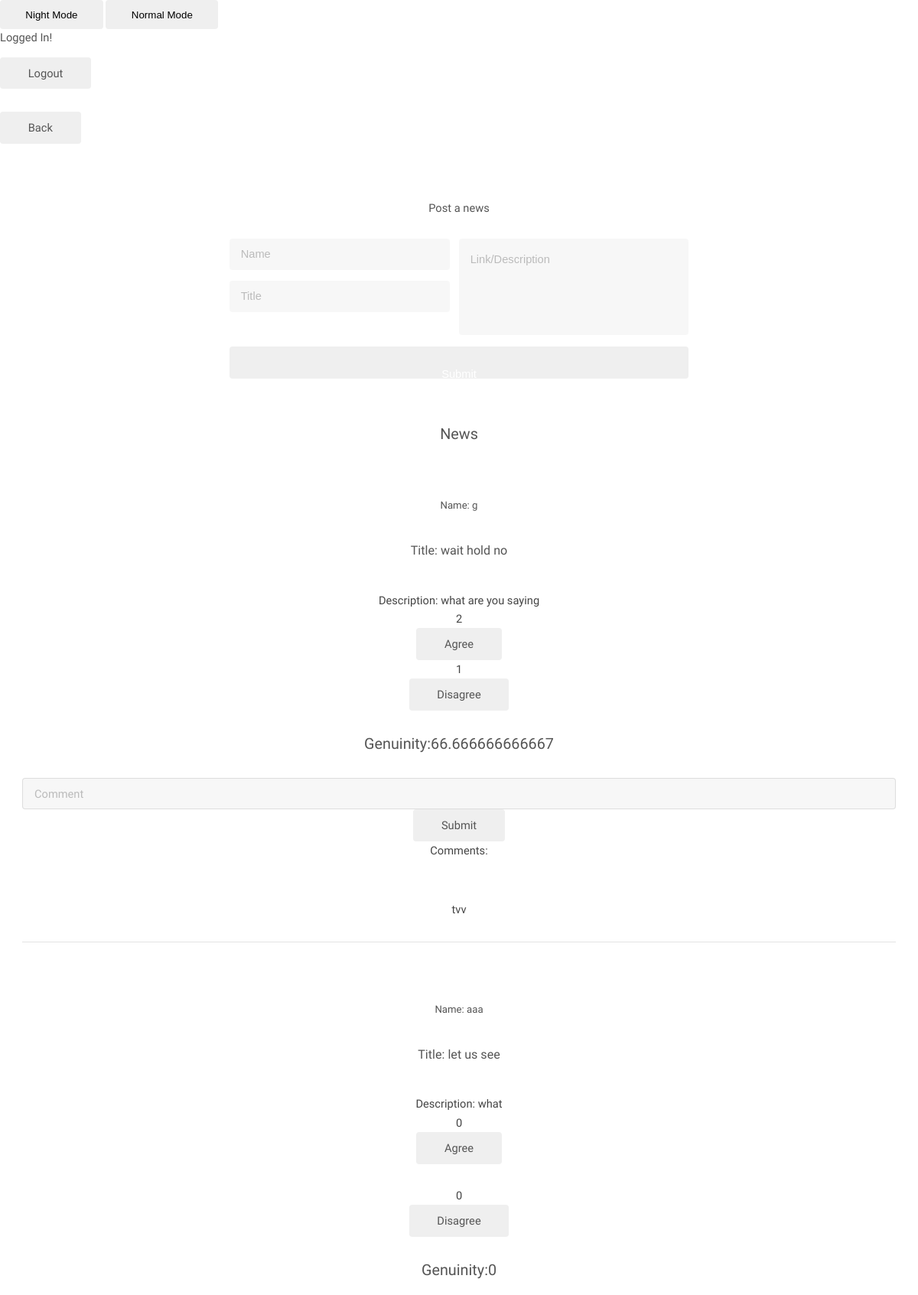
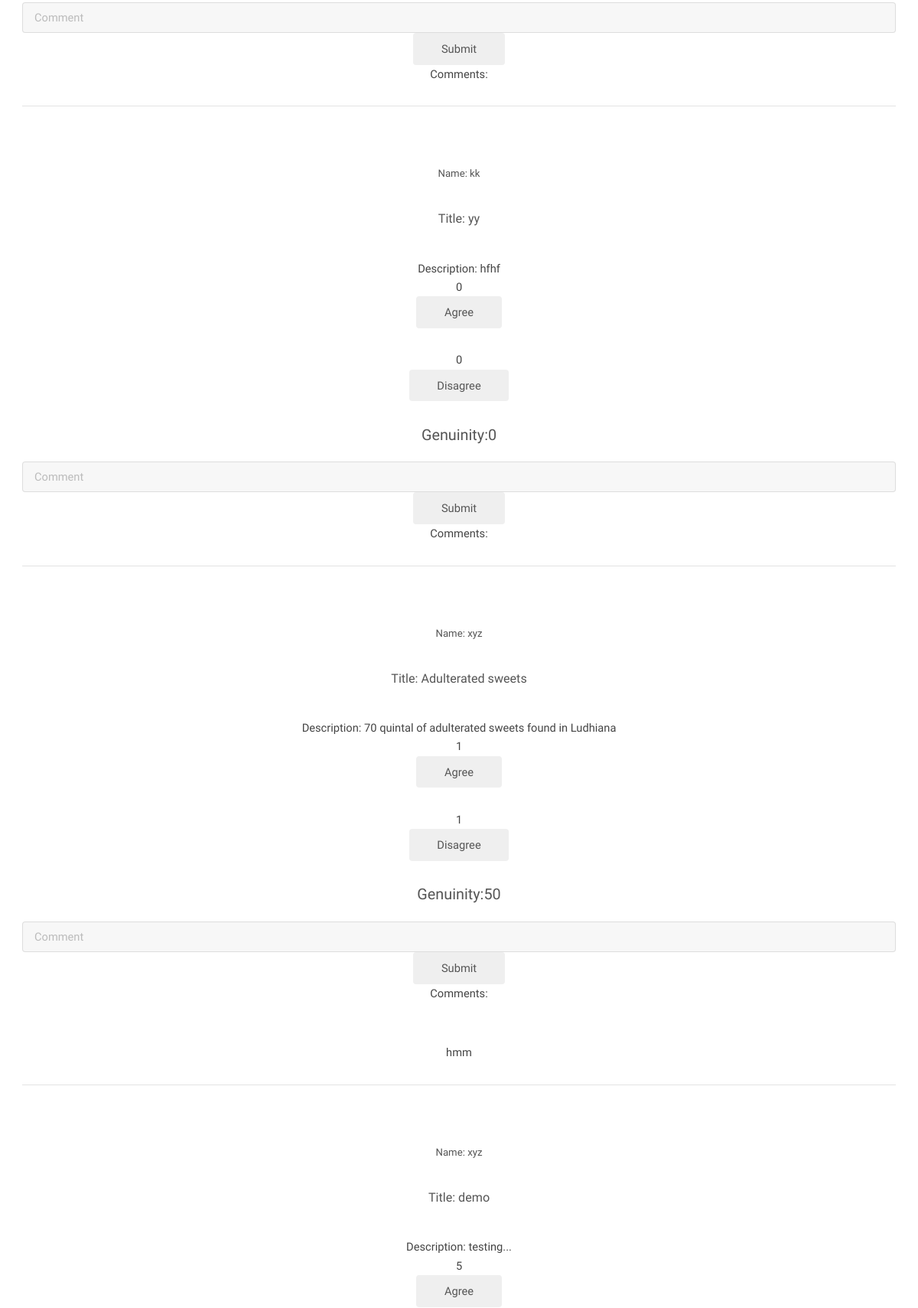
The page /wordpress/try/index.php (signed in, upper part) on the database its author committed (2 pictures, top to bottom).
### tables this page shows
CREATE TABLE `post` (
  `postID` int(11) NOT NULL,
  `name` varchar(30) NOT NULL,
  `subject` longtext NOT NULL,
  `description` longtext NOT NULL,
  `agree` int(11) NOT NULL DEFAULT '0',
  `disagree` int(11) NOT NULL DEFAULT '0'
);

### wordpress/try/index.php (the view, shortened to what this page needs)
<?php
 $db = mysqli_connect('localhost','root','','social')
 or die('Error123 connecting to MySQL server.');
?>
<html ng-app="" ng-controller="myCtrl">
	<head>
		<link rel="stylesheet" href="assets/css/main.css" />
	</head>
	<body>
<div ng-style="myStyle">
<button ng-click="myStyle={'background-color':'black', text:'white'}">
  Night Mode
</button>
<button ng-click="myStyle={'background-color':'white', text:'black'}">
  Normal Mode
</button>
<h1>Logged In!</h1>
<form method="post" action="logout.php">
    <input type="submit" value="Logout">
</form>
<form method="post" action="back.php">
	<input type="submit" value="Back">
</form>
  <div style="text-align:center"  class="form1">
    <h1><br><br>Post a news</h1>
<form class="cf" action="myform.php" method="POST" >
  <div class="half left cf">
    <input type="text" id="input-name" placeholder="Name" name="formName">
    <input type="text" id="input-subject" placeholder="Title" name="formSubject">
  </div>
  <div class="half right cf">
    <textarea  type="text" id="input-message" placeholder="Link/Description" name="formDes"></textarea>
  </div>
  <input type="submit" value="Submit" id="input-submit" name="formSubmit">
</form>
  </div>
 <div id="main" style="text-align:center"  >
   <h3>News</h3>
     <form method="POST">
 <?php
$query = "SELECT * FROM post";
mysqli_query($db, $query) or die('Error querying database.');
$result = mysqli_query($db, $query);
while ($row = mysqli_fetch_array($result)) {
$hundred=100;
$zero = 0;
$varcom=1000-$row['postID'];
$varcom1=2000-$row['postID'];
  $varid=$row['postID'];
$vardel=3000-$row['postID'];
 echo '<br><br><h5>Name: '.$row['name'].'</h5><br> <h4>Title: '.$row['subject'].'</h4><br>Description: ' . $row['description'] . '<br> ' . $row['agree'];
   ?>
   <div class="button-comtainer123">
   <form method="post">
     <div>
 <input type="submit" name="<?php echo $varid; ?>" value="Agree">
 </div>
 </form>
 <?php
 echo  $row['disagree'] ?>
 <form method="post">
   <div>
  <input type="submit" name="<?php echo $vardel; ?>" value="Disagree">
</div>
</form>
<?php
	if($row['agree'] == $zero and $row['disagree'] == $zero){
		echo '<h3>Genuinity:0';
	}
	else{
		echo '<h3>Genuinity:'.$row['agree']/($row['disagree'] + $row['agree']) * $hundred.'</h3>';
	}
?>
</div>
<form  method="post">
    <input type="text" placeholder="Comment" name="<?php echo $varcom1 ?>" >
    <input type="submit" name="<?php echo $varcom ?>" value="Submit" ><br>Comments:
</form>
  <?php
  $qry6="select des from comment where id=1000-'$varcom';";
  $res1=mysqli_query($db,$qry6);
  while($row1=mysqli_fetch_array($res1))
  {
      echo '<br>'.$row1['des'];
  }
echo '<hr>';
}
?>
</form>
</div>
</div>
	</body>
</html>

### wordpress/try/assets/css/main.css (style rules this page uses)
html, body, div, span, applet, object, iframe, h1, h2, h3, h4, h5, h6, p, blockquote, pre, a, abbr, acronym, address, big, cite, code, del, dfn, em, img, ins, kbd, q, s, samp, small, strike, strong, sub, sup, tt, var, b, u, i, center, dl, dt, dd, ol, ul, li, fieldset, form, label, legend, table, caption, tbody, tfoot, thead, tr, th, td, article, aside, canvas, details, embed, figure, figcaption, footer, header, hgroup, menu, nav, output, ruby, section, summary, time, mark, audio, video { margin: 0; padding: 0; border: 0; font-size: 100%; font: inherit; vertical-align: baseline; }
body { line-height: 1; }
body { -webkit-text-size-adjust: none; }
*, *:before, *:after { -moz-box-sizing: border-box; -webkit-box-sizing: border-box; box-sizing: border-box; }
body { background: #fff; }
body { background-color: #fff; color: #444; }
body, input, select, textarea { font-family: "Work Sans", sans-serif; font-size: 13pt; font-weight: 300; line-height: 1.65; }
@media screen and (max-width: 1680px) { body, input, select, textarea { font-size: 11pt; } }
@media screen and (max-width: 1280px) { body, input, select, textarea { font-size: 11pt; } }
h1, h2, h3, h4, h5, h6 { font-weight: 300; line-height: 1.5; margin: 0 0 1em 0; }
h3 { font-size: 1.35em; }
h4 { font-size: 1.1em; }
h5 { font-size: 0.9em; }
hr { border: 0; border-bottom: solid 1px; margin: 2em 0; }
input, select, textarea { color: #555; }
h1, h2, h3, h4, h5, h6 { color: #555; }
hr { border-bottom-color: rgba(144, 144, 144, 0.25); }
input[type="submit"], input[type="reset"], input[type="button"], button, .button { -moz-appearance: none; -ms-appearance: none; appearance: none; -moz-transition: background-color 0.2s ease-in-out, color 0.2s ease-in-out; -webkit-transition: background-color 0.2s ease-in-out, color 0.2s ease-in-out; -ms-transition: background-color 0.2s ease-in-out, color 0.2s ease-in-out; transition: background-color 0.2s ease-in-out, color 0.2s ease-in-out; border-radius: 4px; border: 0; cursor: pointer; display: inline-block; font-weight: 300; height: 2.85em; line-height: 2.95em; padding: 0 2.5em; text-align: center; text-decoration: none; white-space: nowrap; }
form { margin: 0 0 2em 0; }
input[type="text"], input[type="password"], input[type="email"], select, textarea { -moz-appearance: none; -ms-appearance: none; appearance: none; border-radius: 4px; border: none; border: solid 1px; color: inherit; display: block; outline: 0; padding: 0 1em; text-decoration: none; width: 100%; }
input[type="text"], input[type="password"], input[type="email"], select { height: 2.75em; }
textarea { padding: 0.75em 1em; }
input[type="text"], input[type="password"], input[type="email"], select, textarea { background: rgba(144, 144, 144, 0.075); border-color: rgba(144, 144, 144, 0.25); }
#main { padding: 2em; }
*, *:before, *:after { @include box-sizing(border-box); }
.half { float: left; width: 48%; margin-bottom: 1em; }
.right { width: 50%; }
.left { margin-right: 2%; }
.cf:before, .cf:after { content: " "; display: table; }
.cf:after { clear: both; }

### rows shown on the page
post: name "g", subject "wait hold no", description "what are you saying", agree "2", disagree "1", $row['agree']/($row['disagree'] + $row['agree']) * $hundred "66.666666666667", des "tvv"
post: name "aaa", subject "let us see", description "what", agree "0", disagree "0", shows "Genuinity:0"
post: name "kk", subject "yy", description "hfhf", agree "0", disagree "0", shows "Genuinity:0"
post: name "xyz", subject "Adulterated sweets", description "70 quintal of adulterated sweets found in Ludhiana", agree "1", disagree "1", $row['agree']/($row['disagree'] + $row['agree']) * $hundred "50", des "hmm"
post: name "xyz", subject "demo", description "testing...", agree "5"
